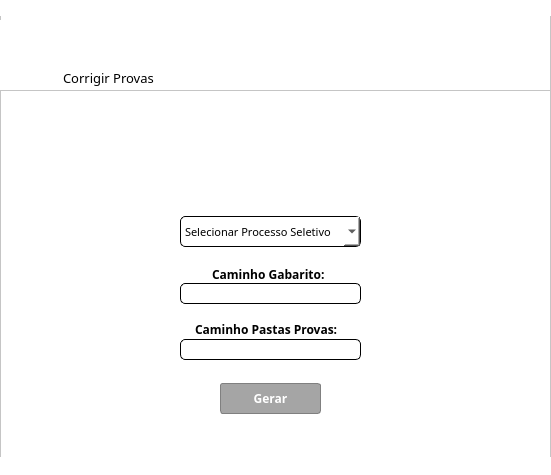
<?xml version="1.0" encoding="UTF-8"?>
<ui version="4.0">
 <class>MainWindow</class>
 <widget class="QMainWindow" name="MainWindow">
  <property name="geometry">
   <rect>
    <x>0</x>
    <y>0</y>
    <width>551</width>
    <height>475</height>
   </rect>
  </property>
  <property name="minimumSize">
   <size>
    <width>551</width>
    <height>475</height>
   </size>
  </property>
  <property name="maximumSize">
   <size>
    <width>551</width>
    <height>475</height>
   </size>
  </property>
  <property name="sizeIncrement">
   <size>
    <width>551</width>
    <height>475</height>
   </size>
  </property>
  <property name="windowTitle">
   <string>MainWindow</string>
  </property>
  <widget class="QWidget" name="centralwidget">
   <widget class="QFrame" name="frame_corrigirprova">
    <property name="geometry">
     <rect>
      <x>0</x>
      <y>0</y>
      <width>551</width>
      <height>91</height>
     </rect>
    </property>
    <property name="styleSheet">
     <string notr="true">background-color: rgb(255, 255, 255);</string>
    </property>
    <property name="frameShape">
     <enum>QFrame::StyledPanel</enum>
    </property>
    <property name="frameShadow">
     <enum>QFrame::Raised</enum>
    </property>
    <widget class="QLabel" name="label_barrabosch">
     <property name="geometry">
      <rect>
       <x>0</x>
       <y>0</y>
       <width>551</width>
       <height>16</height>
      </rect>
     </property>
     <property name="text">
      <string/>
     </property>
     <property name="pixmap">
      <pixmap>Bosch-Supergraphic.svg</pixmap>
     </property>
     <property name="scaledContents">
      <bool>true</bool>
     </property>
    </widget>
    <widget class="QLabel" name="label_logobosch">
     <property name="geometry">
      <rect>
       <x>0</x>
       <y>20</y>
       <width>171</width>
       <height>71</height>
      </rect>
     </property>
     <property name="text">
      <string/>
     </property>
     <property name="pixmap">
      <pixmap>Bosch_symbol_logo_black_red.png</pixmap>
     </property>
     <property name="scaledContents">
      <bool>true</bool>
     </property>
    </widget>
    <widget class="QLabel" name="label_escritacorrecao">
     <property name="geometry">
      <rect>
       <x>63</x>
       <y>70</y>
       <width>101</width>
       <height>16</height>
      </rect>
     </property>
     <property name="font">
      <font>
       <family>Bosch Sans</family>
       <pointsize>10</pointsize>
      </font>
     </property>
     <property name="text">
      <string>Corrigir Provas</string>
     </property>
    </widget>
   </widget>
   <widget class="QFrame" name="frame_corrigirprova_2">
    <property name="geometry">
     <rect>
      <x>0</x>
      <y>90</y>
      <width>551</width>
      <height>391</height>
     </rect>
    </property>
    <property name="styleSheet">
     <string notr="true">background-color: rgb(255, 255, 255);</string>
    </property>
    <property name="frameShape">
     <enum>QFrame::StyledPanel</enum>
    </property>
    <property name="frameShadow">
     <enum>QFrame::Raised</enum>
    </property>
    <widget class="QLabel" name="label_logotestquest">
     <property name="geometry">
      <rect>
       <x>110</x>
       <y>26</y>
       <width>321</width>
       <height>81</height>
      </rect>
     </property>
     <property name="text">
      <string/>
     </property>
     <property name="pixmap">
      <pixmap>logo.png</pixmap>
     </property>
     <property name="scaledContents">
      <bool>true</bool>
     </property>
    </widget>
    <widget class="QComboBox" name="comboBox_Corrigirprova">
     <property name="geometry">
      <rect>
       <x>180</x>
       <y>126</y>
       <width>181</width>
       <height>31</height>
      </rect>
     </property>
     <property name="font">
      <font>
       <family>Bosch Sans</family>
       <pointsize>8</pointsize>
       <weight>50</weight>
       <bold>false</bold>
      </font>
     </property>
     <property name="styleSheet">
      <string notr="true">border: 1px solid black;
border-radius: 5px;</string>
     </property>
     <item>
      <property name="text">
       <string>Selecionar Processo Seletivo</string>
      </property>
     </item>
     <item>
      <property name="text">
       <string>Smart Automation</string>
      </property>
     </item>
     <item>
      <property name="text">
       <string>Mecatronica</string>
      </property>
     </item>
     <item>
      <property name="text">
       <string>Administração</string>
      </property>
     </item>
     <item>
      <property name="text">
       <string>Manufatura Digital</string>
      </property>
     </item>
    </widget>
    <widget class="QLineEdit" name="lineEdit_CaminhoGabarito">
     <property name="geometry">
      <rect>
       <x>180</x>
       <y>193</y>
       <width>181</width>
       <height>21</height>
      </rect>
     </property>
     <property name="font">
      <font>
       <family>Bosch Sans</family>
      </font>
     </property>
     <property name="styleSheet">
      <string notr="true">border: 1px solid black;
border-radius: 5px;</string>
     </property>
    </widget>
    <widget class="QLabel" name="label_caminhoGabarito">
     <property name="geometry">
      <rect>
       <x>212</x>
       <y>176</y>
       <width>121</width>
       <height>16</height>
      </rect>
     </property>
     <property name="font">
      <font>
       <family>Bosch Sans</family>
       <pointsize>9</pointsize>
       <weight>75</weight>
       <bold>true</bold>
      </font>
     </property>
     <property name="text">
      <string>Caminho Gabarito:</string>
     </property>
    </widget>
    <widget class="QLabel" name="label_caminhoPastasProvas">
     <property name="geometry">
      <rect>
       <x>195</x>
       <y>231</y>
       <width>151</width>
       <height>16</height>
      </rect>
     </property>
     <property name="font">
      <font>
       <family>Bosch Sans</family>
       <pointsize>9</pointsize>
       <weight>75</weight>
       <bold>true</bold>
      </font>
     </property>
     <property name="text">
      <string>Caminho Pastas Provas:</string>
     </property>
    </widget>
    <widget class="QLineEdit" name="lineEdit_CaminhoPastas_Provas">
     <property name="geometry">
      <rect>
       <x>180</x>
       <y>249</y>
       <width>181</width>
       <height>21</height>
      </rect>
     </property>
     <property name="font">
      <font>
       <family>Bosch Sans</family>
      </font>
     </property>
     <property name="styleSheet">
      <string notr="true">border: 1px solid black;
border-radius: 5px;</string>
     </property>
    </widget>
    <widget class="QPushButton" name="botaoGerarCorrigirprovas">
     <property name="geometry">
      <rect>
       <x>220</x>
       <y>293</y>
       <width>101</width>
       <height>31</height>
      </rect>
     </property>
     <property name="font">
      <font>
       <family>Bosch Sans</family>
       <pointsize>9</pointsize>
       <weight>75</weight>
       <bold>true</bold>
      </font>
     </property>
     <property name="styleSheet">
      <string notr="true">background-color: rgb(165, 165, 165);
color: rgb(255, 255, 255);
border: 1px solid Grey;
border-radius: 3px;</string>
     </property>
     <property name="text">
      <string>Gerar</string>
     </property>
    </widget>
    <widget class="QLabel" name="label">
     <property name="geometry">
      <rect>
       <x>0</x>
       <y>367</y>
       <width>551</width>
       <height>20</height>
      </rect>
     </property>
     <property name="text">
      <string/>
     </property>
     <property name="pixmap">
      <pixmap>Bosch-Supergraphic.svg</pixmap>
     </property>
     <property name="scaledContents">
      <bool>true</bool>
     </property>
    </widget>
   </widget>
  </widget>
 </widget>
 <resources/>
 <connections/>
</ui>
